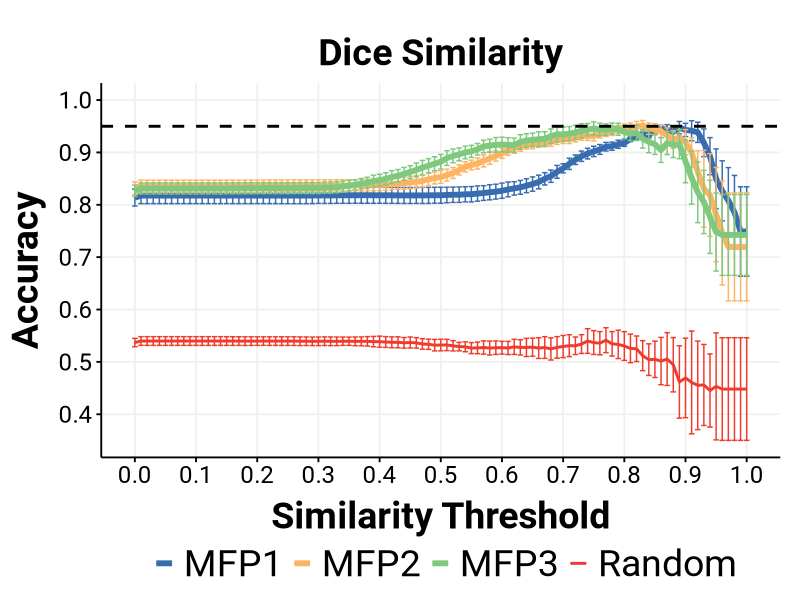
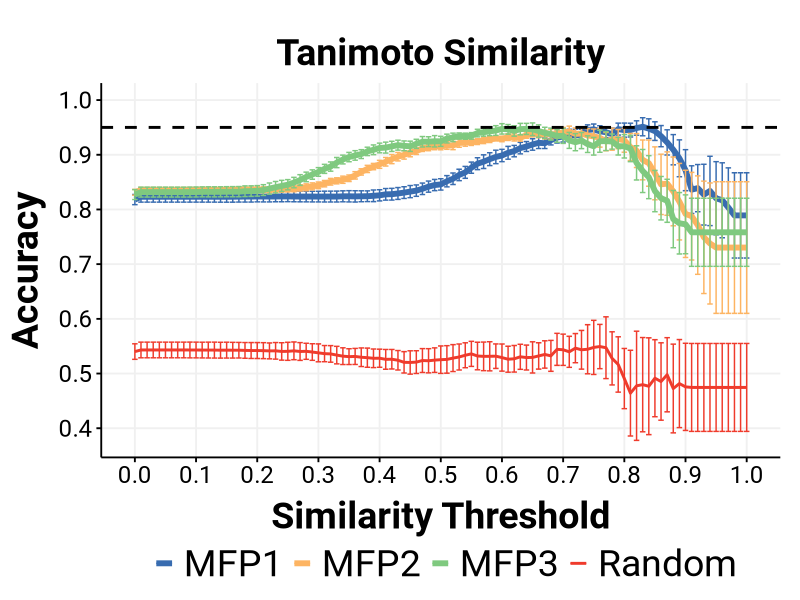
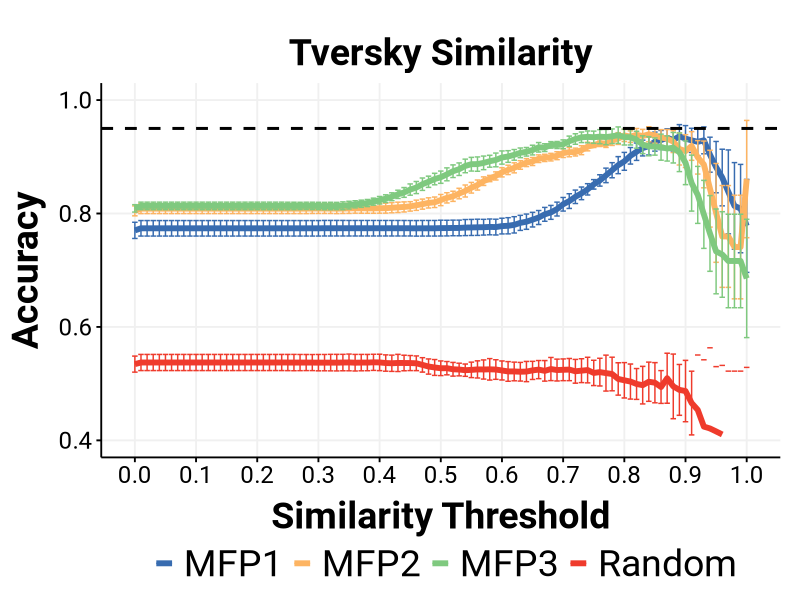
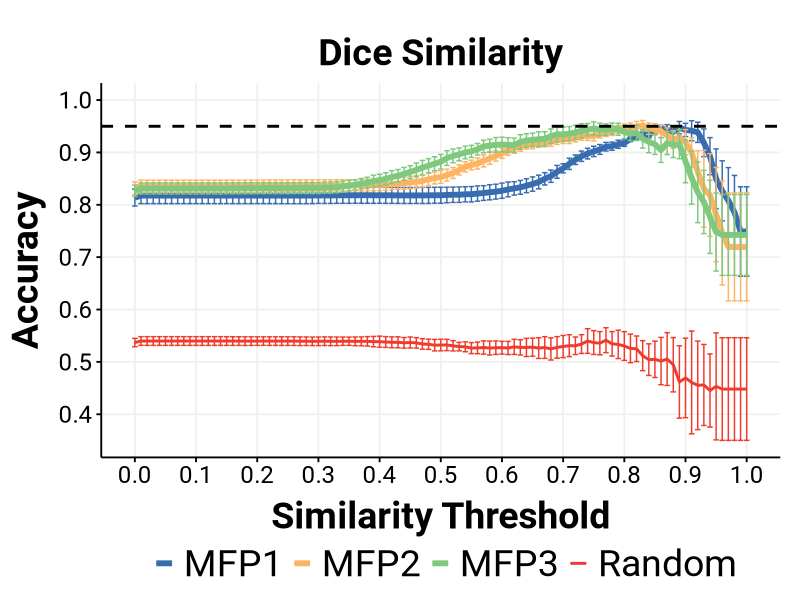
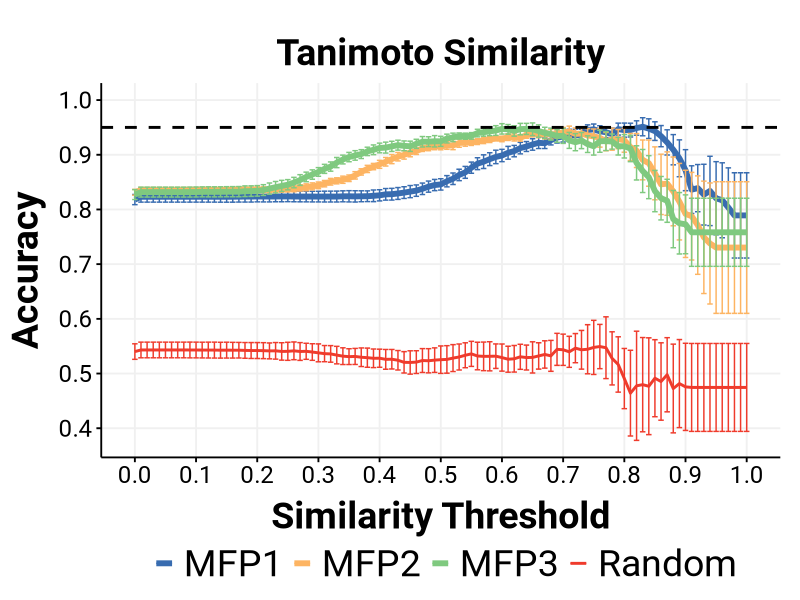
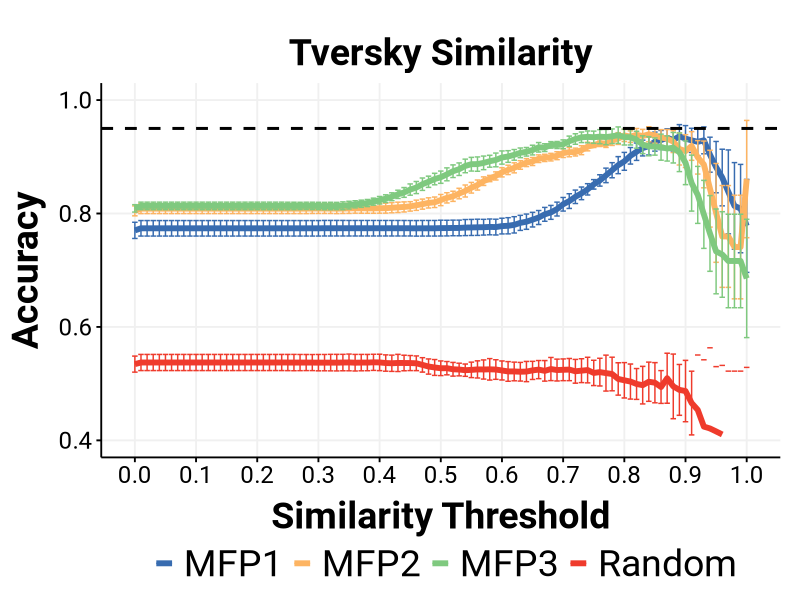

The R source for these figures, in order:
#library(ROCR)
#library(tidyr)
library(ggplot2)


theme_Publication <- function(base_size=14, base_family="Roboto") {
      library(grid)
      library(ggthemes)
      (theme_foundation(base_size=base_size, base_family=base_family)
       + theme(plot.title = element_text(face = "bold",
                                         size = rel(5.2), hjust = 0.5),
               text = element_text(size = rel(5.2)),
               panel.background = element_rect(colour = NA),
               plot.background = element_rect(colour = NA),
               panel.border = element_rect(colour = NA),
               axis.title = element_text(face = "bold",size = rel(1.0)),
               axis.title.y = element_text(angle=90,vjust =2),
               axis.title.x = element_text(vjust = -0.2),
               axis.text = element_text(), 
               axis.line = element_line(colour="black"),
               axis.ticks = element_line(),
               panel.grid.major = element_line(colour="#f0f0f0"),
               panel.grid.minor = element_blank(),
               legend.key = element_rect(colour = NA),
               legend.position = "bottom",
               legend.direction = "horizontal",
               legend.key.size= unit(0.5, "cm"),
               legend.margin = unit(0, "cm"),
               legend.title = element_text(face="italic"),
               legend.text = element_text(size = rel(5.2)),
               plot.margin=unit(c(10,5,5,5),"mm"),
               strip.background=element_rect(colour="#f0f0f0",fill="#f0f0f0"),
               strip.text = element_text(face="bold")
          ))
      
}

scale_fill_Publication <- function(...){
      library(scales)
      discrete_scale("fill","Publication",manual_pal(values = c("#386cb0","#fdb462","#7fc97f","#ef3b2c","#662506","#a6cee3","#fb9a99","#984ea3","#ffff33")), ...)

}

scale_colour_Publication <- function(...){
      library(scales)
      discrete_scale("colour","Publication",manual_pal(values = c("#386cb0","#fdb462","#7fc97f","#ef3b2c","#662506","#a6cee3","#fb9a99","#984ea3","#ffff33")), ...)

}



prepareData<-function(r,returnRandom){
#r[r[r[,"Correct"]=="True"],"True"]=T

    levels(r$Correct) <- c(FALSE,TRUE)

    r$Correct <- as.logical(r$Correct)
    levels(r$randomCorrect) <- c(FALSE,TRUE)
    r$randomCorrect <- as.logical(r$randomCorrect)


    sl=list()
    ll=list()
    accs=c()
    raccs=c() #random accs
    cutoffs=seq(1.0,0.0,-0.01)
    rfinal_accs=data.frame()#random final accs
    final_accs=data.frame()
    for(i in seq(10)){
        accs=c()
        raccs=c()
        for(cutoff in cutoffs){
            print(sum(r$Cycle==(i-1)))
            sl <- append(sl,list(r$Similarity[r$Cycle==(i-1)]))
            ll<-append(ll,list(r$Correct[r$Cycle==(i-1)]))
        
            stmp=r$Similarity[r$Cycle==(i-1)]
            rstmp=r$randomSimilarity[r$Cycle==(i-1)]
            ctmp=r$Correct[r$Cycle==(i-1)]
            rctmp=r$randomCorrect[r$Cycle==(i-1)]
            
            #if(cutoff==1){
                #print(ctmp[stmp>=cutoff])
            
            acc=sum(ctmp[stmp>=cutoff]==T)/length(ctmp[stmp>=cutoff])
            racc=sum(rctmp[stmp>=cutoff]==T)/length(rctmp[stmp>=cutoff])
            
            accs=c(accs,acc)
            raccs=c(raccs,racc)

            #}
        }
        if(i==1){
        #         plot(cutoffs,accs,ylim=c(0.7,1.0),ty="l")
        #         par(new=T)
                final_accs=as.data.frame(accs)
                final_raccs=as.data.frame(raccs)

        }
        else{
            final_accs=cbind(final_accs,accs)
            final_raccs=cbind(final_raccs,raccs)
        #    plot(cutoffs,accs,ylim=c(0.7,1.0),ty="l")
        #     par(new=T)
        }
            
        #print(accs)
    }

    #accs_matrix=matrix(accs,nrow=length(cutoffs),byrow=T)
    #print(accs_matrix)

    acc_mean=apply(final_accs,1,mean)
    acc_sd=apply(final_accs,1,sd)
    racc_mean=apply(final_raccs,1,mean)
    racc_sd=apply(final_raccs,1,sd)


    data=as.data.frame(cutoffs)
    data=cbind(data,acc_mean)
    data=cbind(data,acc_sd)
    colnames(data)=c("cutoff","mean","sd")

    rdata=as.data.frame(cutoffs)
    rdata=cbind(rdata,racc_mean)
    rdata=cbind(rdata,racc_sd)
    colnames(rdata)=c("cutoff","mean","sd")

    if(returnRandom) {
        return(rdata)
    }
    return(data)
}


mfp1=prepareData(read.table("globalPrediction_radius_1_dice.csv",h=T),0)
mfp2=prepareData(read.table("globalPrediction_radius_2_dice.csv",h=T),0)
mfp3=prepareData(read.table("globalPrediction_radius_3_dice.csv",h=T),0)
rfp1=prepareData(read.table("globalPrediction_radius_1_dice.csv",h=T),1)
rfp2=prepareData(read.table("globalPrediction_radius_2_dice.csv",h=T),1)
rfp3=prepareData(read.table("globalPrediction_radius_3_dice.csv",h=T),1)

p=ggplot(mfp1, aes(x=cutoff, y=mean)) + 
  geom_line(aes(ymin=0.7,ymax=1.0,colour='MFP1'),size=2)+
  geom_errorbar(aes(ymin=mean-sd, ymax=mean+sd,colour='MFP1')) +
  geom_line(data=mfp2,aes(ymin=0.7,ymax=1.0,colour='MFP2'),size=2)+
  geom_errorbar(data=mfp2,aes(ymin=mean-sd, ymax=mean+sd,colour='MFP2')) +
  geom_line(data=mfp3,aes(ymin=0.7,ymax=1.0,colour='MFP3'),size=2)+
  geom_errorbar(data=mfp3,aes(ymin=mean-sd, ymax=mean+sd,colour='MFP3')) +
  geom_line(data=rfp3,aes(ymin=0.7,ymax=1.0,colour='Random'),size=1)+
  geom_errorbar(data=rfp3,aes(ymin=mean-sd, ymax=mean+sd,colour='Random')) +
  geom_hline(  yintercept=0.95, linetype="dashed", "black", size=1) +
  labs(y = "Accuracy",
                x = "Similarity Threshold",colour="",title="Dice Similarity") + 
                scale_colour_Publication() +  
                theme_Publication() + 
                ylim(0.4,1.0) +
                scale_y_continuous(breaks=seq(0.4,1.0,0.1)) +
                scale_x_continuous(breaks=seq(0.0,1.0,0.1)) 
print(p)
ggsave(file="generalPredictionDice.svg", plot=p, width=8, height=8)




mfp1=prepareData(read.table("globalPrediction_radius_1_tanimoto.csv",h=T),0)
mfp2=prepareData(read.table("globalPrediction_radius_2_tanimoto.csv",h=T),0)
mfp3=prepareData(read.table("globalPrediction_radius_3_tanimoto.csv",h=T),0)
rfp1=prepareData(read.table("globalPrediction_radius_1_tanimoto.csv",h=T),1)
rfp2=prepareData(read.table("globalPrediction_radius_2_tanimoto.csv",h=T),1)
rfp3=prepareData(read.table("globalPrediction_radius_3_tanimoto.csv",h=T),1)

p=ggplot(mfp1, aes(x=cutoff, y=mean)) + 
  geom_line(aes(ymin=0.7,ymax=1.0,colour='MFP1'),size=2)+
  geom_errorbar(aes(ymin=mean-sd, ymax=mean+sd,colour='MFP1')) +
  geom_line(data=mfp2,aes(ymin=0.7,ymax=1.0,colour='MFP2'),size=2)+
  geom_errorbar(data=mfp2,aes(ymin=mean-sd, ymax=mean+sd,colour='MFP2')) +
  geom_line(data=mfp3,aes(ymin=0.7,ymax=1.0,colour='MFP3'),size=2)+
  geom_errorbar(data=mfp3,aes(ymin=mean-sd, ymax=mean+sd,colour='MFP3')) +
  geom_line(data=rfp3,aes(ymin=0.7,ymax=1.0,colour='Random'),size=1)+
  geom_errorbar(data=rfp3,aes(ymin=mean-sd, ymax=mean+sd,colour='Random')) +
  geom_hline(  yintercept=0.95, linetype="dashed", "black", size=1) +
  labs(y = "Accuracy",
                x = "Similarity Threshold",colour="",title="Tanimoto Similarity") + 
                scale_colour_Publication() +  
                theme_Publication() + 
                ylim(0.4,1.0) +
                scale_y_continuous(breaks=seq(0.4,1.0,0.1)) +
                scale_x_continuous(breaks=seq(0.0,1.0,0.1)) 
print(p)
ggsave(file="generalPredictionTanimoto.svg", plot=p, width=8, height=8)





mfp1=prepareData(read.table("globalPrediction_radius_1_tversky.csv",h=T),0)
mfp2=prepareData(read.table("globalPrediction_radius_2_tversky.csv",h=T),0)
mfp3=prepareData(read.table("globalPrediction_radius_3_tversky.csv",h=T),0)
rfp1=prepareData(read.table("globalPrediction_radius_1_tversky.csv",h=T),1)
rfp2=prepareData(read.table("globalPrediction_radius_2_tversky.csv",h=T),1)
rfp3=prepareData(read.table("globalPrediction_radius_3_tversky.csv",h=T),1)

p=ggplot(mfp1, aes(x=cutoff, y=mean)) + 
  geom_line(aes(ymin=0.7,ymax=1.0,colour='MFP1'),size=2)+
  geom_errorbar(aes(ymin=mean-sd, ymax=mean+sd,colour='MFP1')) +
  geom_line(data=mfp2,aes(ymin=0.7,ymax=1.0,colour='MFP2'),size=2)+
  geom_errorbar(data=mfp2,aes(ymin=mean-sd, ymax=mean+sd,colour='MFP2')) +
  geom_line(data=mfp3,aes(ymin=0.7,ymax=1.0,colour='MFP3'),size=2)+
  geom_errorbar(data=mfp3,aes(ymin=mean-sd, ymax=mean+sd,colour='MFP3')) +
  geom_line(data=rfp3,aes(ymin=0.7,ymax=1.0,colour='Random'),size=2)+
  geom_errorbar(data=rfp3,aes(ymin=mean-sd, ymax=mean+sd,colour='Random')) +
  geom_hline(  yintercept=0.95, linetype="dashed", "black", size=1) +
  labs(y = "Accuracy",
                x = "Similarity Threshold",colour="",title="Tversky Similarity") + 
                scale_colour_Publication() +  
                theme_Publication() + 
                scale_y_continuous(breaks=seq(0.4,1.0,0.1)) +
                scale_x_continuous(breaks=seq(0.0,1.0,0.1)) +
                ylim(0.4,1.0)
print(p)
ggsave(file="generalPredictionTversky.svg", plot=p, width=8, height=8)